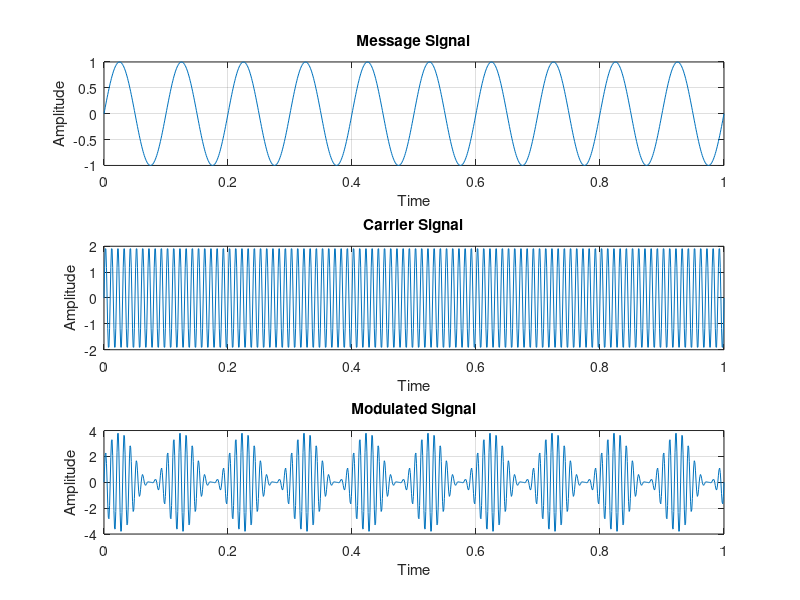
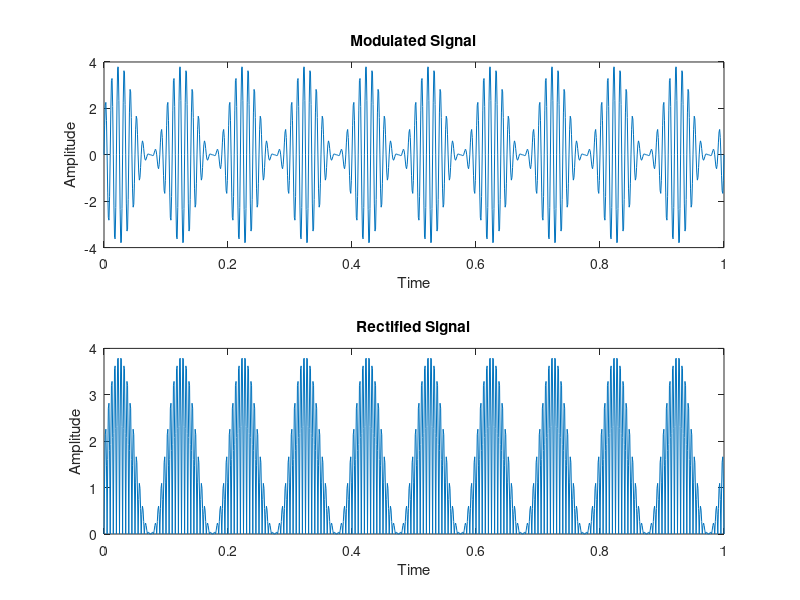
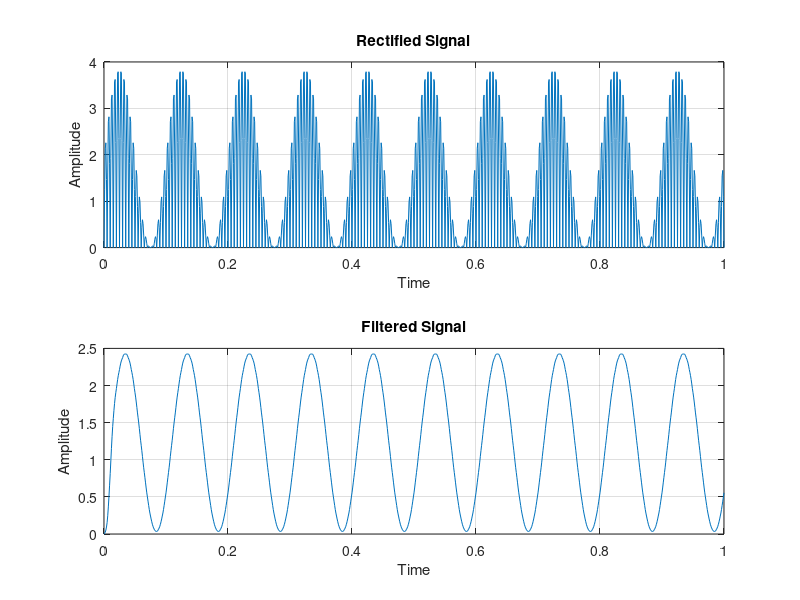

These charts were generated, in order, by the following MATLAB code:
clear all;
clc;


%AMPLITUDE MODULATION
fs=1000;
t=0:1/fs:1;

fm=10;
Am=1;
message_signal=Am*sin(2*pi*fm.*t);

fc=100;
Ac=2;
carrier_signal=Ac*sin(2*pi*fc.*t);

modulated_signal=(1+message_signal).*carrier_signal;

figure;
subplot(3,1,1);
plot(t,message_signal);
title('Message Signal');
xlabel('Time');
ylabel('Amplitude');
grid on;

subplot(3,1,2);
plot(t,carrier_signal);
title('Carrier Signal');
xlabel('Time');
ylabel('Amplitude');
grid on;

subplot(3,1,3);
plot(t,modulated_signal);
title('Modulated Signal');
xlabel('Time');
ylabel('Amplitude');
grid on;


%AMPLITUDE DEMODULATION
rectified_signal=abs(modulated_signal);

figure;
subplot(2,1,1);
plot(t,modulated_signal);
title('Modulated SIgnal');
xlabel('Time');
ylabel('Amplitude');

subplot(2,1,2);
plot(t,rectified_signal);
title('Rectified Signal');
xlabel('Time');
ylabel('Amplitude');

%FIR LPF CREATION
cutoff_freq=20;
numtaps=20;
normalized_cutoff_freq=cutoff_freq/(fs/2);
fir_coeff=fir1(numtaps-1,normalized_cutoff_freq,'low');

filtered_signal=filter(fir_coeff,1,rectified_signal);

figure;
subplot(2,1,1);
plot(t,rectified_signal);
title('Rectified Signal');
xlabel('Time');
ylabel('Amplitude');
grid on;

subplot(2,1,2);
plot(t,filtered_signal);
title('Filtered Signal');
xlabel('Time');
ylabel('Amplitude');
grid on;